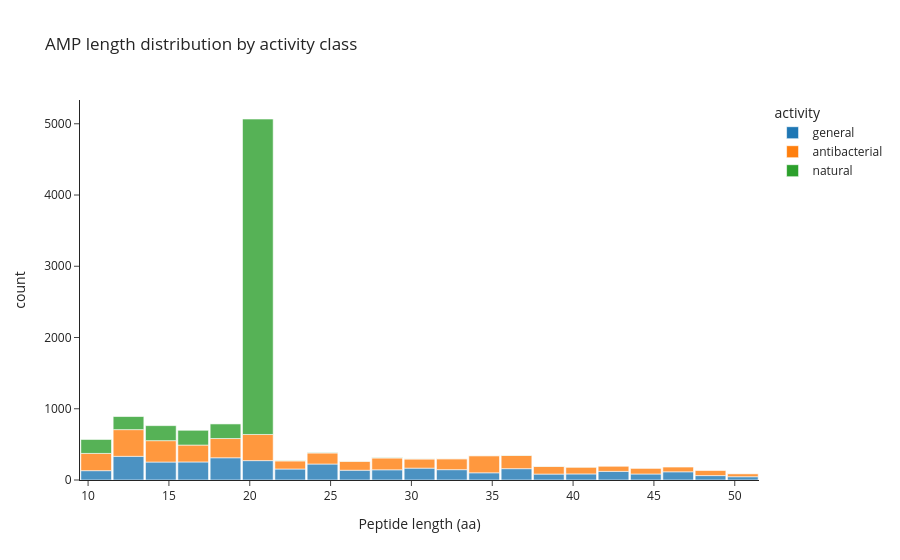

Notebook code for this chart:
### Code cell
fig = px.histogram(
    df_full,
    x="length",
    nbins=40,
    color="activity",
    title="AMP length distribution by activity class",
    labels={"length": "Peptide length (aa)", "count": "Count"},
    template="simple_white",
    opacity=0.8,
)
fig.update_layout(bargap=0.05)
fig.show()

### Figure 1 — Plotly figure (JSON) as saved in the notebook; plotly's stock layout.template omitted (floating-point values rounded to 4 significant figures; data arrays with more than 128 entries replaced by an {"elided": "..."} marker saying what was removed)
{"data": [{"bingroup": "x", "hovertemplate": "activity=general<br>Peptide length (aa)=%{x}<br>count=%{y}<extra></extra>", "legendgroup": "general", "marker": {"color": "#1F77B4", "opacity": 0.8, "pattern": {"shape": ""}}, "name": "general", "nbinsx": 40, "orientation": "v", "showlegend": true, "type": "histogram", "x": {"elided": "3377 int values"}, "xaxis": "x", "yaxis": "y"}, {"bingroup": "x", "hovertemplate": "activity=antibacterial<br>Peptide length (aa)=%{x}<br>count=%{y}<extra></extra>", "legendgroup": "antibacterial", "marker": {"color": "#FF7F0E", "opacity": 0.8, "pattern": {"shape": ""}}, "name": "antibacterial", "nbinsx": 40, "orientation": "v", "showlegend": true, "type": "histogram", "x": {"elided": "3593 int values"}, "xaxis": "x", "yaxis": "y"}, {"bingroup": "x", "hovertemplate": "activity=natural<br>Peptide length (aa)=%{x}<br>count=%{y}<extra></extra>", "legendgroup": "natural", "marker": {"color": "#2CA02C", "opacity": 0.8, "pattern": {"shape": ""}}, "name": "natural", "nbinsx": 40, "orientation": "v", "showlegend": true, "type": "histogram", "x": {"elided": "5465 int values"}, "xaxis": "x", "yaxis": "y"}], "layout": {"bargap": 0.05, "barmode": "relative", "legend": {"title": {"text": "activity"}, "tracegroupgap": 0}, "title": {"text": "AMP length distribution by activity class"}, "xaxis": {"anchor": "y", "domain": [0, 1], "title": {"text": "Peptide length (aa)"}}, "yaxis": {"anchor": "x", "domain": [0, 1], "title": {"text": "count"}}}}
